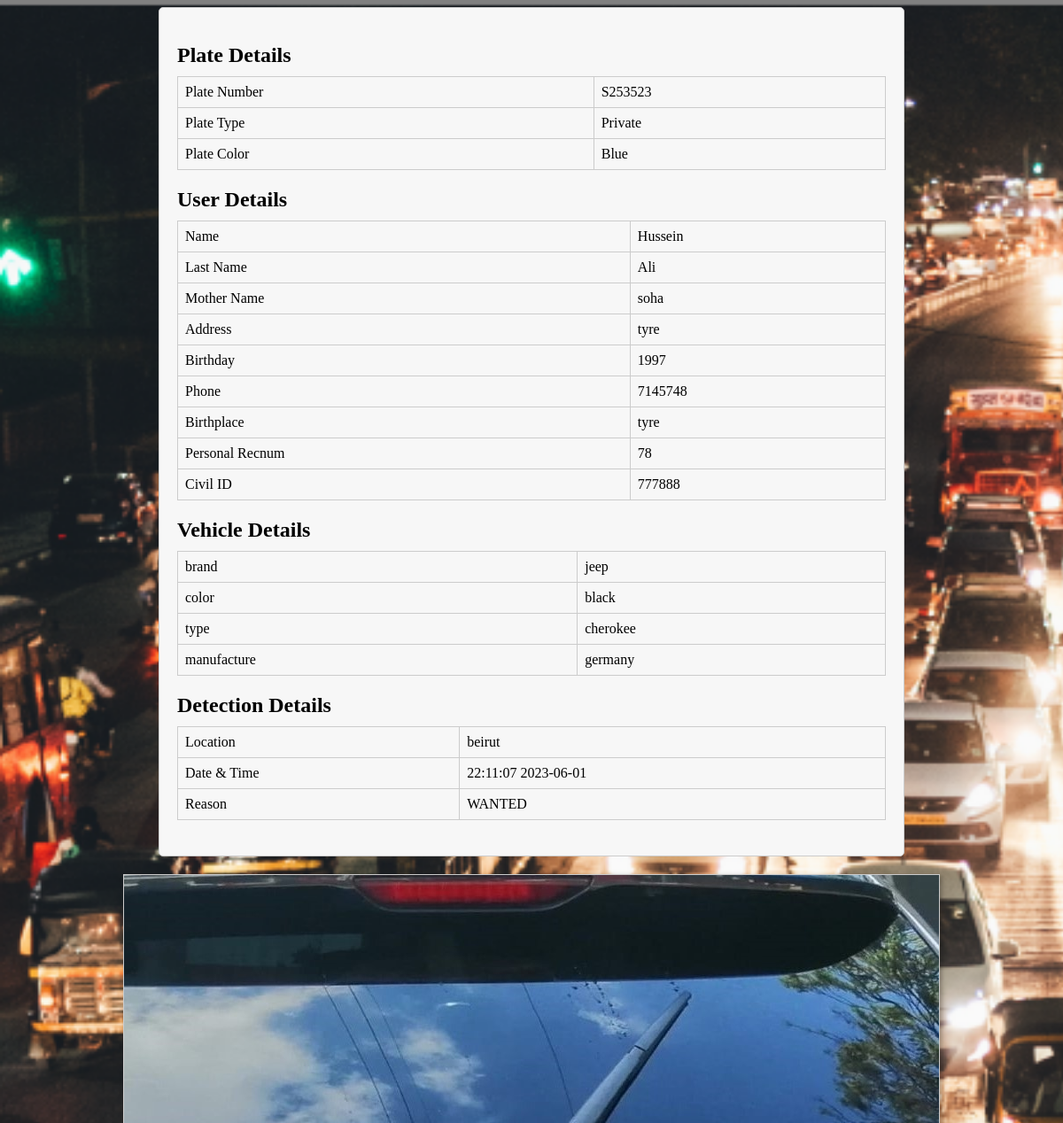
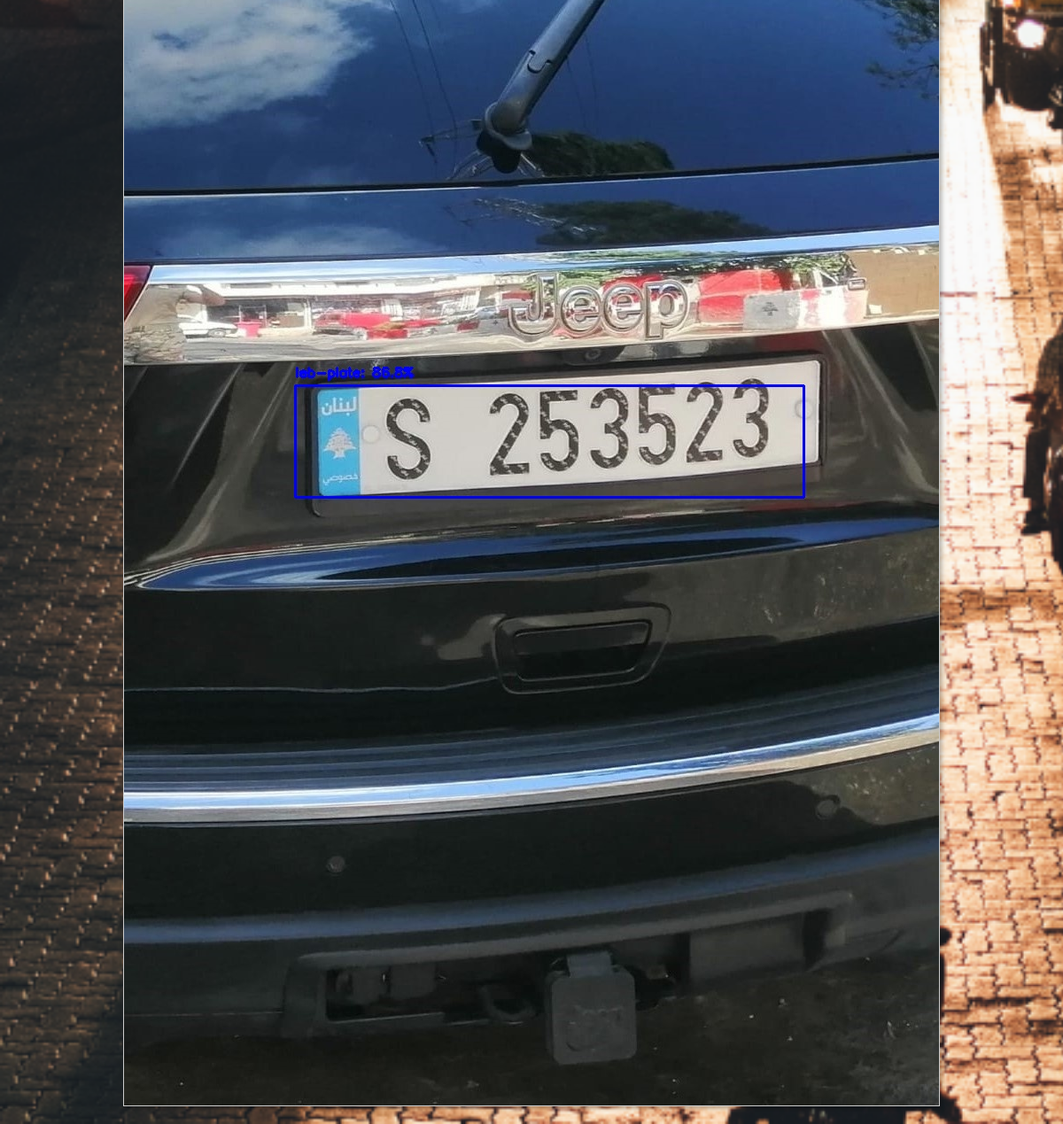
The app's page /Detection/report_details.php?id=2&src=img/S253523.jpg with its own data (2 pictures, top to bottom).
### tables this page shows
CREATE TABLE `flagged_plates` (
  `plate_number` char(20) NOT NULL,
  `plate_type` char(20) NOT NULL,
  `plate_color` char(20) NOT NULL,
  `Reason` text NOT NULL,
  `id` int(11) NOT NULL,
  `spotted` tinyint(1) DEFAULT NULL,
  `path` varchar(100) DEFAULT NULL,
  `Status` char(20) NOT NULL
);

CREATE TABLE `vehicle_owner` (
  `name` varchar(20) NOT NULL,
  `last_name` varchar(20) NOT NULL,
  `mother_name` varchar(20) NOT NULL,
  `address` text NOT NULL,
  `birthday` varchar(100) NOT NULL,
  `phone` int(12) NOT NULL,
  `birthplace` varchar(20) NOT NULL,
  `personal_recnum` int(20) NOT NULL,
  `civil_id` int(20) NOT NULL,
  `id` int(11) NOT NULL
);

CREATE TABLE `vehicle_details` (
  `brand` varchar(20) NOT NULL,
  `color` varchar(20) NOT NULL,
  `type` varchar(20) NOT NULL,
  `manufacture` varchar(20) NOT NULL,
  `Plate_number` varchar(20) NOT NULL,
  `ownerid` int(20) NOT NULL
);

CREATE TABLE `captured_plates` (
  `plate_number` varchar(24) NOT NULL,
  `Plate_type` char(20) NOT NULL,
  `plate_color` char(20) NOT NULL,
  `location` varchar(20) NOT NULL,
  `time` varchar(100) NOT NULL,
  `reportid` int(20) NOT NULL
);

### Detection/report_details.php (the view, shortened to what this page needs)
<!DOCTYPE html>
<html>
<head>
    <link rel="stylesheet" type="text/css" href="report_details.css">
</head>
<body>
    <?php
    $pdo = new PDO("mysql:host=localhost;dbname=masterthesis", "root", "");
    $plate_id = $_GET['id'];
    $src = $_GET['src'];
    $stmt = $pdo->prepare("SELECT plate_number, plate_type, plate_color, Reason FROM flagged_plates WHERE id = :plate_id");
    $stmt->bindParam(':plate_id', $plate_id);
    $stmt->execute();
    $plate_row = $stmt->fetch();
    $stmt = $pdo->prepare("SELECT brand, color, type, manufacture FROM vehicle_details WHERE Plate_number = :plate_num");
    $stmt->bindParam(':plate_num', $plate_row['plate_number']);
    $stmt->execute();
    $vehicle_row = $stmt->fetch();
    $stmt = $pdo->prepare("SELECT name, last_name, mother_name, address, birthday, phone, birthplace, personal_recnum, civil_id FROM vehicle_owner WHERE ID = :plate_id");
    $stmt->bindParam(':plate_id', $plate_id);
    $stmt->execute();
    $user_row = $stmt->fetch();
    $stmt = $pdo->prepare("SELECT location, time FROM captured_plates WHERE plate_number = :plate_num");
    $stmt->bindParam(':plate_num', $plate_row['plate_number']);
    $stmt->execute();
    $details = $stmt->fetch();
    echo "<div class='container'>";
    echo "<h2>Plate Details</h2>";
    echo "<table>";
    echo "<tr><td>Plate Number</td><td>" . $plate_row['plate_number'] . "</td></tr>";
    echo "<tr><td>Plate Type</td><td>" . $plate_row['plate_type'] . "</td></tr>";
    echo "<tr><td>Plate Color</td><td>" . $plate_row['plate_color'] . "</td></tr>";
    echo "</table>";
    echo "<h2>User Details</h2>";
    echo "<table>";
    echo "<tr><td>Name</td><td>" . $user_row['name'] . "</td></tr>";
    echo "<tr><td>Last Name</td><td>" . $user_row['last_name'] . "</td></tr>";
    echo "<tr><td>Mother Name</td><td>" . $user_row['mother_name'] . "</td></tr>";
    echo "<tr><td>Address</td><td>" . $user_row['address'] . "</td></tr>";
    echo "<tr><td>Birthday</td><td>" . $user_row['birthday'] . "</td></tr>";
    echo "<tr><td>Phone</td><td>" . $user_row['phone'] . "</td></tr>";
    echo "<tr><td>Birthplace</td><td>" . $user_row['birthplace'] . "</td></tr>";
    echo "<tr><td>Personal Recnum</td><td>" . $user_row['personal_recnum'] . "</td></tr>";
    echo "<tr><td>Civil ID</td><td>" . $user_row['civil_id'] . "</td></tr>";
    echo "</table>";
    echo "<h2>Vehicle Details</h2>";
    echo "<table>";
    echo "<tr><td>brand</td><td>" . $vehicle_row['brand'] . "</td></tr>";
    echo "<tr><td>color</td><td>" . $vehicle_row['color'] . "</td></tr>";
    echo "<tr><td>type</td><td>" . $vehicle_row['type'] . "</td></tr>";
    echo "<tr><td>manufacture</td><td>" . $vehicle_row['manufacture'] . "</td></tr>";
    echo "</table>";
    echo "<h2>Detection Details</h2>";
    echo "<table>";
    echo "<tr><td>Location</td><td>" . $details['location'] . "</td></tr>";
    echo "<tr><td>Date & Time</td><td>" . $details['time'] . "</td></tr>";
    echo "<tr><td>Reason</td><td>" . $plate_row['Reason'] . "</td></tr>";
    echo "</table>";
    echo "</div>";
    echo "<img src='" . $src . " ' alt= Captured Image>";
    ?>
</body>
</html>

### Detection/report_details.css (style rules this page uses)
.container { max-width: 800px; margin: 0 auto; padding: 20px; border: 1px solid #ccc; border-radius: 5px; background-color: rgb(247, 247, 247); }
h2 { font-size: 24px; font-weight: bold; margin-bottom: 10px; }
table { width: 100%; border-collapse: collapse; margin-bottom: 20px; }
td { padding: 8px; border: 1px solid #ccc; }
img { display: block; margin: 20px auto; max-width: 100%; height: auto; border: 1px solid #ccc; box-shadow: 2px 2px 5px rgba(0, 0, 0, 0.3); }
body { background-color: gray; background-image: url("img/report.png"); background-repeat: no-repeat; background-size: cover; }

### records on screen
flagged_plates: plate_number "S253523", plate_type "Private", plate_color "Blue", Reason "WANTED"
vehicle_owner: name "Hussein", last_name "Ali", mother_name "soha", address "tyre", birthday "1997", phone "7145748", birthplace "tyre", personal_recnum "78", civil "777888"
vehicle_details: brand "jeep", color "black", type "cherokee", manufacture "germany"
captured_plates: location "beirut", time "22:11:07 2023-06-01"
